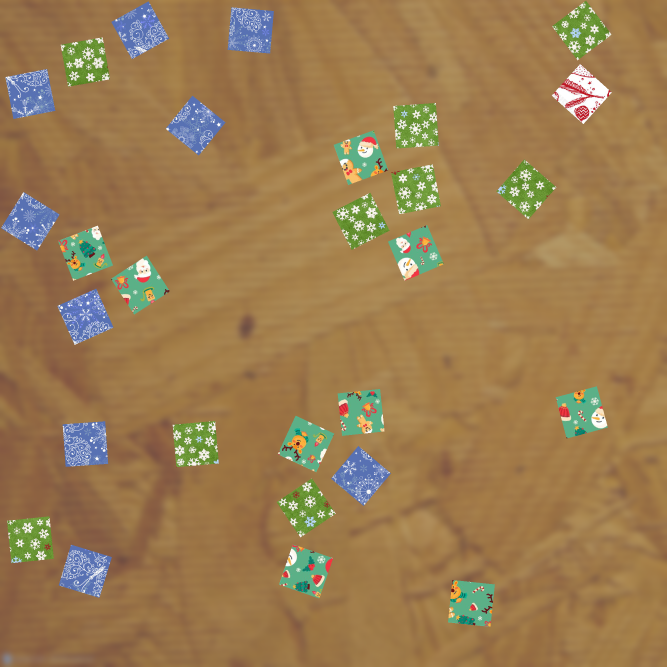
#> input picture project/data_project/train/train_00.png, 2000 x 2000 px (shown at 1/3 size); its folder holds only this picture in this run
$ python main.py data_project/train out   (older library calls are emulated)
#> lines starting #> are read from the running program, lines starting #| are printed output that depends on the picture; after the words box and inside, x2 and y2 are one past the last pixel; in counts of white or black regions, pixels touching at a corner belong together
#> in main, image is the input picture: PIL image 2000x2000 RGB; mean R, G, B 154.6, 124.1, 81.1
### project/modules/segmentation.py
import cv2
import numpy as np
import skimage.morphology as morph


def segment(image):
    """
    Segments the puzzle pieces from the background of an input image.

    Args:
        image: A numpy array representing the input image.

    Returns:
        A binary image where the puzzle pieces are represented by 1 and the background is represented by 0.
    """
    kernel = np.array([[1, 1, 1], [1, -7, 1], [1, 1, 1]])
    sharpened_image = cv2.filter2D(image, -1, kernel)
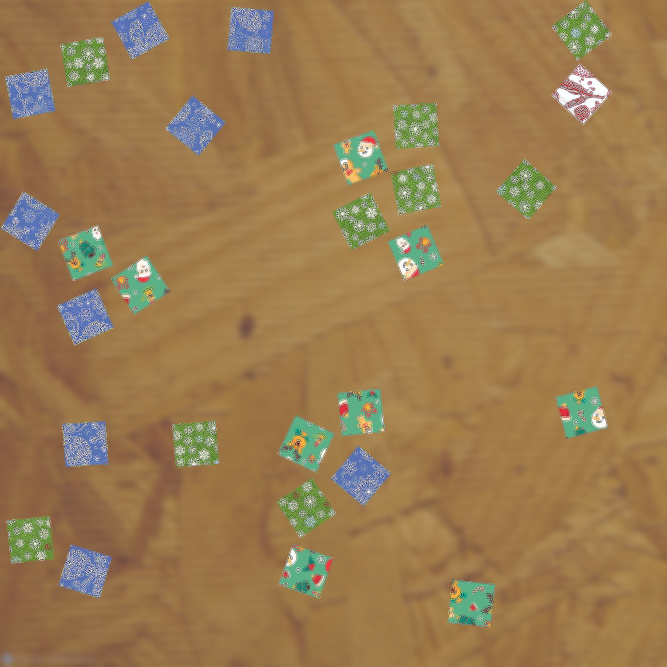
#> sharpened_image: shape (2000, 2000, 3) (shown at 1/3 size); mean R, G, B 154.2, 123.4, 80.8
    sharpened_image = cv2.cvtColor(sharpened_image, cv2.COLOR_BGR2GRAY)
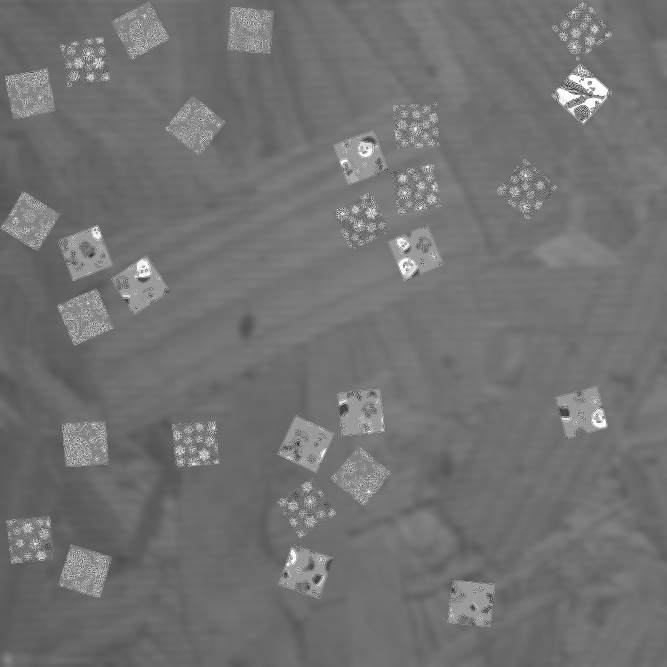
#> sharpened_image: shape (2000, 2000) (shown at 1/3 size); min 0, max 255, mean 114.2
    thresholded_bis = cv2.adaptiveThreshold(
        sharpened_image,
        maxValue=255,
        adaptiveMethod=cv2.ADAPTIVE_THRESH_GAUSSIAN_C,
        thresholdType=cv2.THRESH_BINARY,
        blockSize=3,
        C=-4
    )
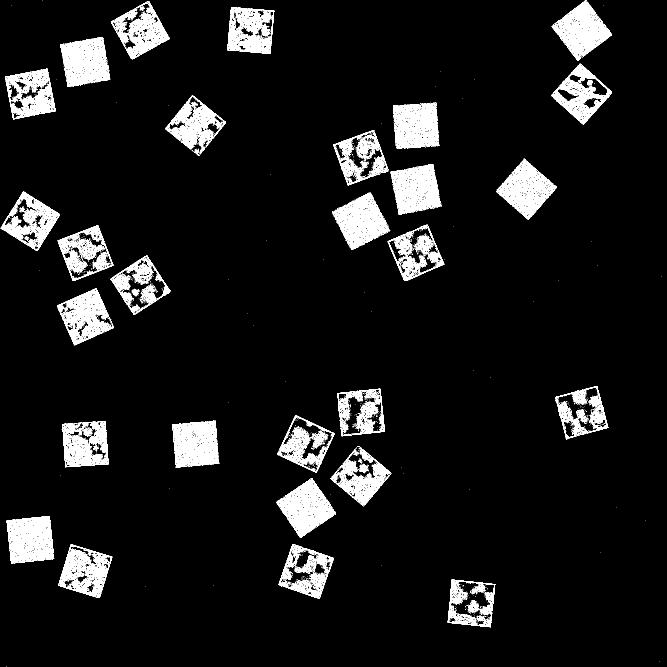
#> thresholded_bis: shape (2000, 2000) (shown at 1/3 size); 4.8% white in thin lines or dots

    thresholded_bis = morph.remove_small_holes(thresholded_bis.astype(bool), area_threshold=1000, connectivity=3).astype(np.uint8)
#> thresholded_bis: shape (2000, 2000); values 0 (black) and 1 (white), 4.9% white in thin lines or dots
    thresholded_bis[thresholded_bis > 0] = 255
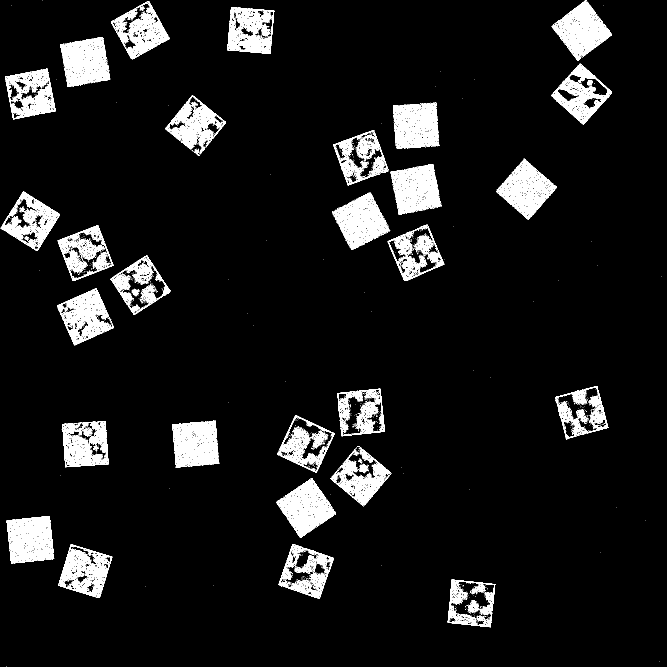
#> thresholded_bis: shape (2000, 2000) (shown at 1/3 size); 4.9% white in thin lines or dots

    kernel = np.ones((9,9),np.uint8)
    thresholded_bis_closed = cv2.morphologyEx(thresholded_bis, cv2.MORPH_CLOSE, kernel)
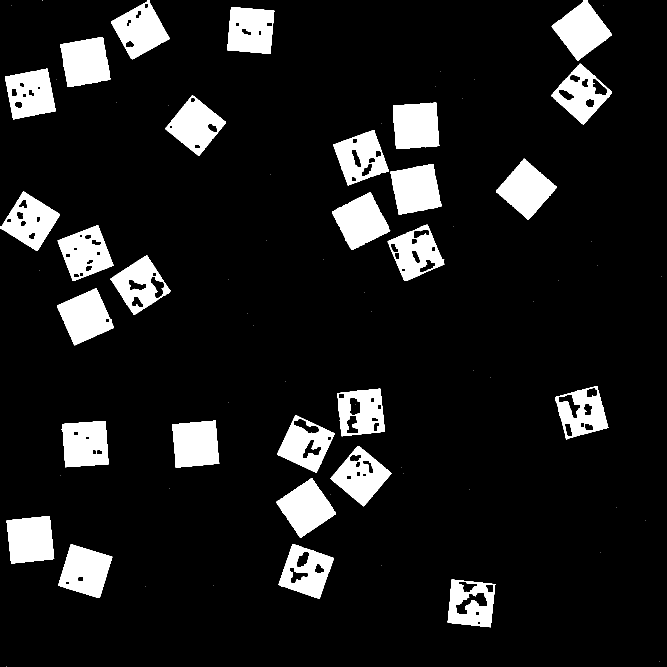
#> thresholded_bis_closed: shape (2000, 2000) (shown at 1/3 size); 10.8% white; 73 white regions (45 under 20 px)

    return thresholded_bis_closed.astype(np.uint8)

### project/modules/utils.py
import cv2
import numpy as np
from .piece import Piece


class Solution:
    # [7 lines left out: function __init__, not called in this run]

    def export_solution(self):
        clusters = [self.valid_clusters, self.outliers]
        return self.img_idx, [self.mask, self.feature_map, self.clusters, self.solved_puzzles]


def get_rectangles(img, segmented, height=128, width=128):
    # Find contours
#> called with height = 128, width = 128
    contours = cv2.findContours(segmented, cv2.RETR_EXTERNAL, cv2.CHAIN_APPROX_SIMPLE)
#> contours = 72 contours, 44 with area under 20; largest, box (x1, y1, x2, y2) and area: (1654, 191, 1836, 373) 16943, (1163, 674, 1333, 843) 16832, (832, 1246, 1004, 1418) 16824, (1171, 492, 1324, 645) 16816, (836, 1632, 1001, 1796) 16810
#> (the rest of the program and of its run is left out)
